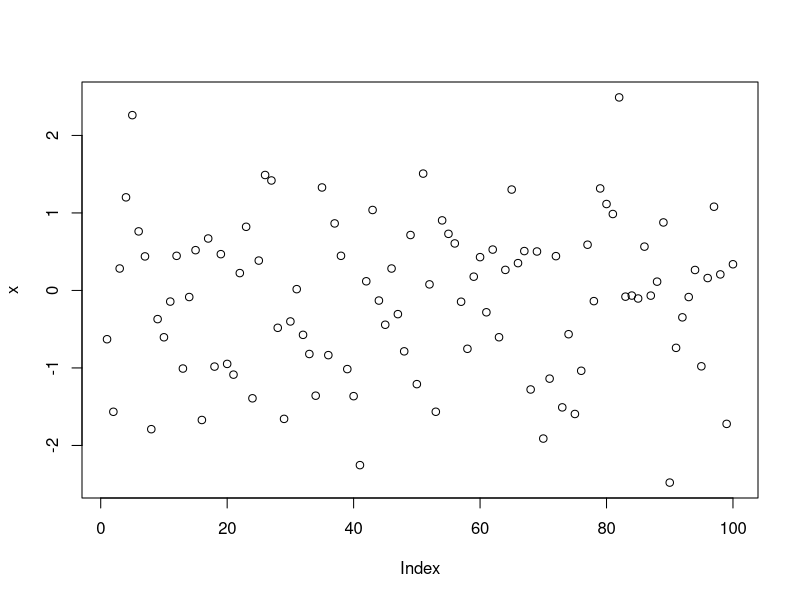
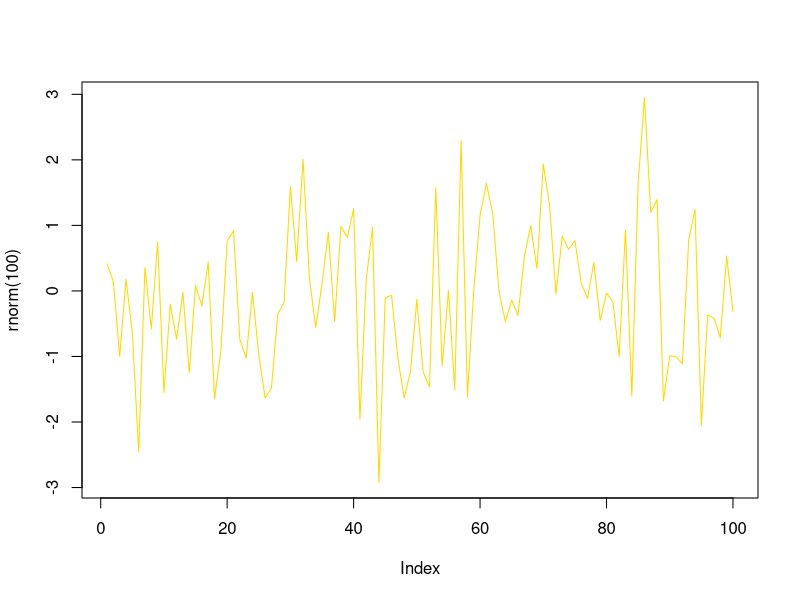
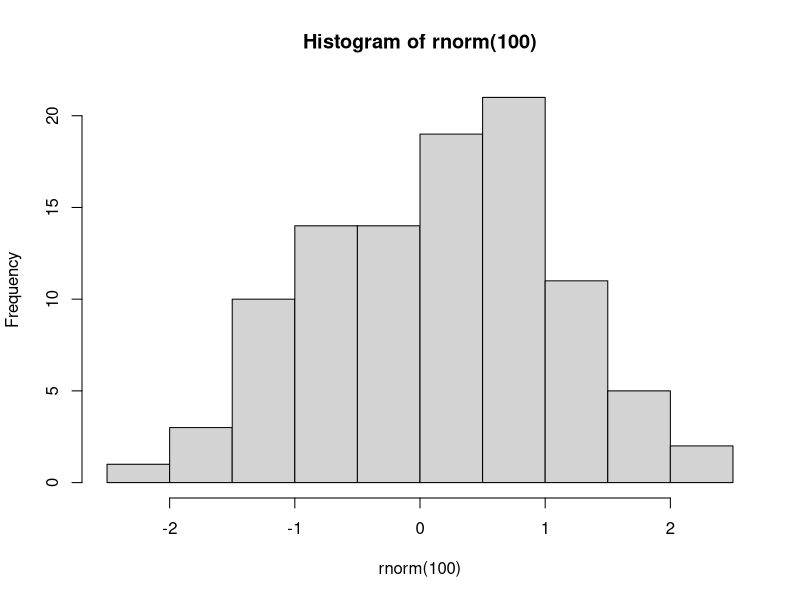

Write the R code that produced these figures, in order.
## ---- chunk 1
10^2 + 36
a = 4
a * 5
## ---- chunk 2
b = c(3,4,5)
b * 2
d = c(6,7,8)
b + d
## ---- chunk 3
(3+4+5)/3
## ---- chunk 4
mean(x=b)
## ---- chunk 5
x = rnorm(100)
plot(x)
## ---- chunk 6
plot(rnorm(100), type="l", col="gold")
## ---- chunk 7
hist(rnorm(100))
## ---- chunk 8
mat=matrix(data=c(9,2,3,4,5,6),ncol=3)
